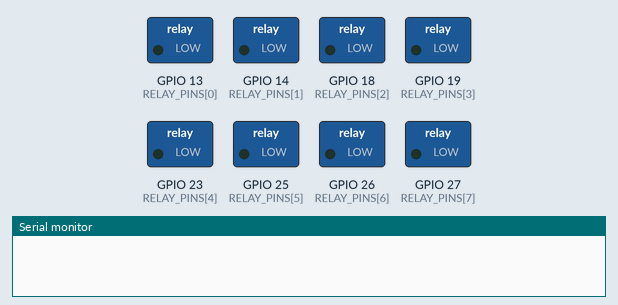
Simulated run of this sketch. Board: ESP32. Parts: switched loads named in the sketch (green lamp = pin HIGH), the last lines printed to the serial monitor.

Above: at 0.0 s.
At 3.1 s:
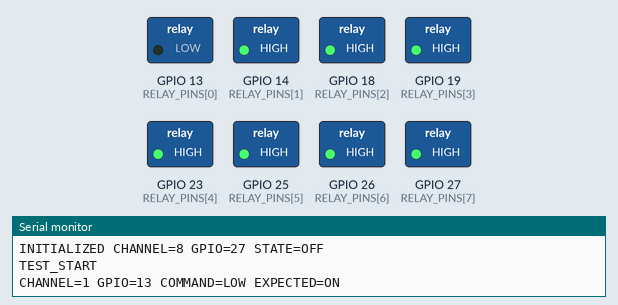
At 4.6 s:
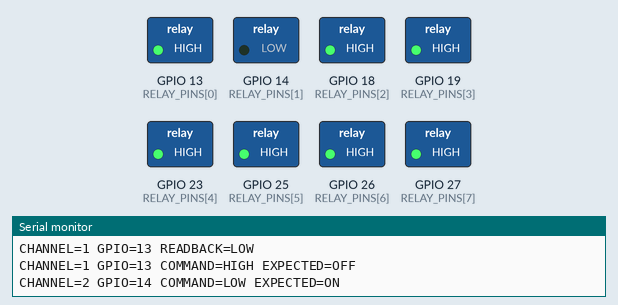
At 7.6 s:
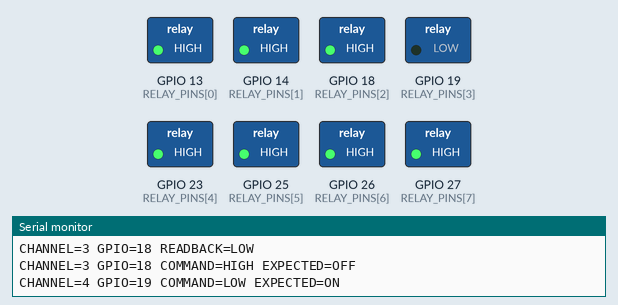
At 10.6 s:
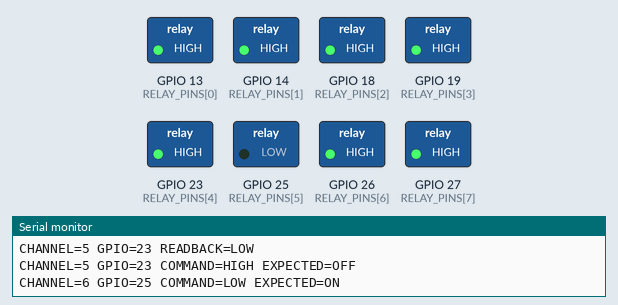
At 14.6 s:
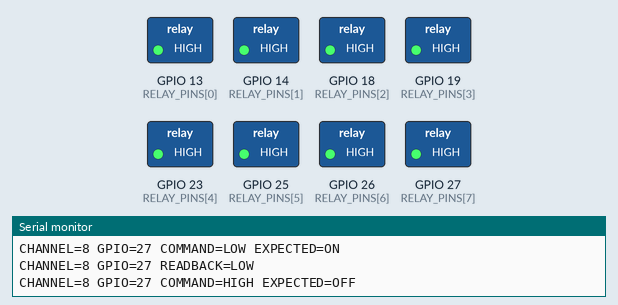
Timing chart, 0 to 16.1 s (numbered marks = the images above):
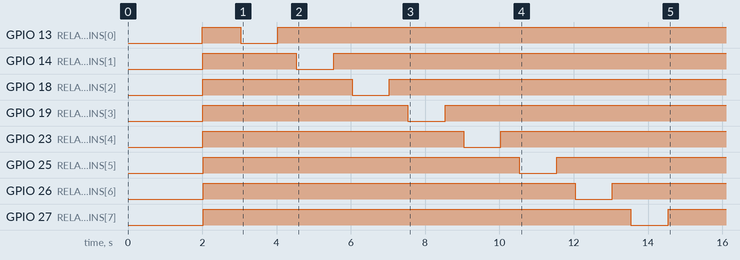

The sketch:

relay_8channel_test.ino
```cpp
#include <Arduino.h>
#include <esp_system.h>

RTC_DATA_ATTR uint32_t bootCounter = 0;

constexpr uint8_t RELAY_PINS[] = {
  13,
  14,
  18,
  19,
  23,
  25,
  26,
  27
};

constexpr size_t RELAY_COUNT =
    sizeof(RELAY_PINS) / sizeof(RELAY_PINS[0]);

constexpr uint8_t RELAY_ON = LOW;
constexpr uint8_t RELAY_OFF = HIGH;

constexpr unsigned long ON_DURATION_MS = 1000;
constexpr unsigned long BETWEEN_CHANNELS_MS = 500;

void setAllRelaysOff() {
  for (size_t index = 0; index < RELAY_COUNT; ++index) {
    digitalWrite(RELAY_PINS[index], RELAY_OFF);
  }
}

void setup() {
  Serial.begin(115200);
  delay(2000);

  ++bootCounter;

  Serial.println();
  Serial.println("=== CyberHunter Stage 16 Relay Test ===");
  Serial.printf("BOOT_COUNT=%lu\n", bootCounter);
  Serial.printf(
      "RESET_REASON=%d\n",
      static_cast<int>(esp_reset_reason())
  );
  Serial.println("ACTIVE_LEVEL=LOW");
  Serial.println("INACTIVE_LEVEL=HIGH");
  Serial.printf("CHANNEL_COUNT=%u\n", RELAY_COUNT);

  for (size_t index = 0; index < RELAY_COUNT; ++index) {
    digitalWrite(RELAY_PINS[index], RELAY_OFF);
    pinMode(RELAY_PINS[index], OUTPUT);

    Serial.printf(
        "INITIALIZED CHANNEL=%u GPIO=%u STATE=OFF\n",
        static_cast<unsigned int>(index + 1),
        RELAY_PINS[index]
    );
  }

  delay(1000);

  Serial.println();
  Serial.println("TEST_START");

  for (size_t index = 0; index < RELAY_COUNT; ++index) {
    const uint8_t channel = index + 1;
    const uint8_t pin = RELAY_PINS[index];

    Serial.printf(
        "CHANNEL=%u GPIO=%u COMMAND=LOW EXPECTED=ON\n",
        channel,
        pin
    );

    digitalWrite(pin, RELAY_ON);
    delay(ON_DURATION_MS);

    Serial.printf(
        "CHANNEL=%u GPIO=%u READBACK=%s\n",
        channel,
        pin,
        digitalRead(pin) == RELAY_ON ? "LOW" : "UNEXPECTED"
    );

    digitalWrite(pin, RELAY_OFF);

    Serial.printf(
        "CHANNEL=%u GPIO=%u COMMAND=HIGH EXPECTED=OFF\n",
        channel,
        pin
    );

    delay(BETWEEN_CHANNELS_MS);
  }

  setAllRelaysOff();

  bool allRelaysOff = true;

  for (size_t index = 0; index < RELAY_COUNT; ++index) {
    if (digitalRead(RELAY_PINS[index]) != RELAY_OFF) {
      allRelaysOff = false;
    }
  }

  Serial.println();
  Serial.printf(
      "FINAL_OUTPUT_STATE=%s\n",
      allRelaysOff ? "ALL_OFF" : "FAILED"
  );

  if (allRelaysOff) {
    Serial.println("TEST_RESULT=PASS");
  } else {
    Serial.println("TEST_RESULT=FAIL");
  }

  Serial.println("TEST_COMPLETE");
}

void loop() {
  delay(1000);
}
```
